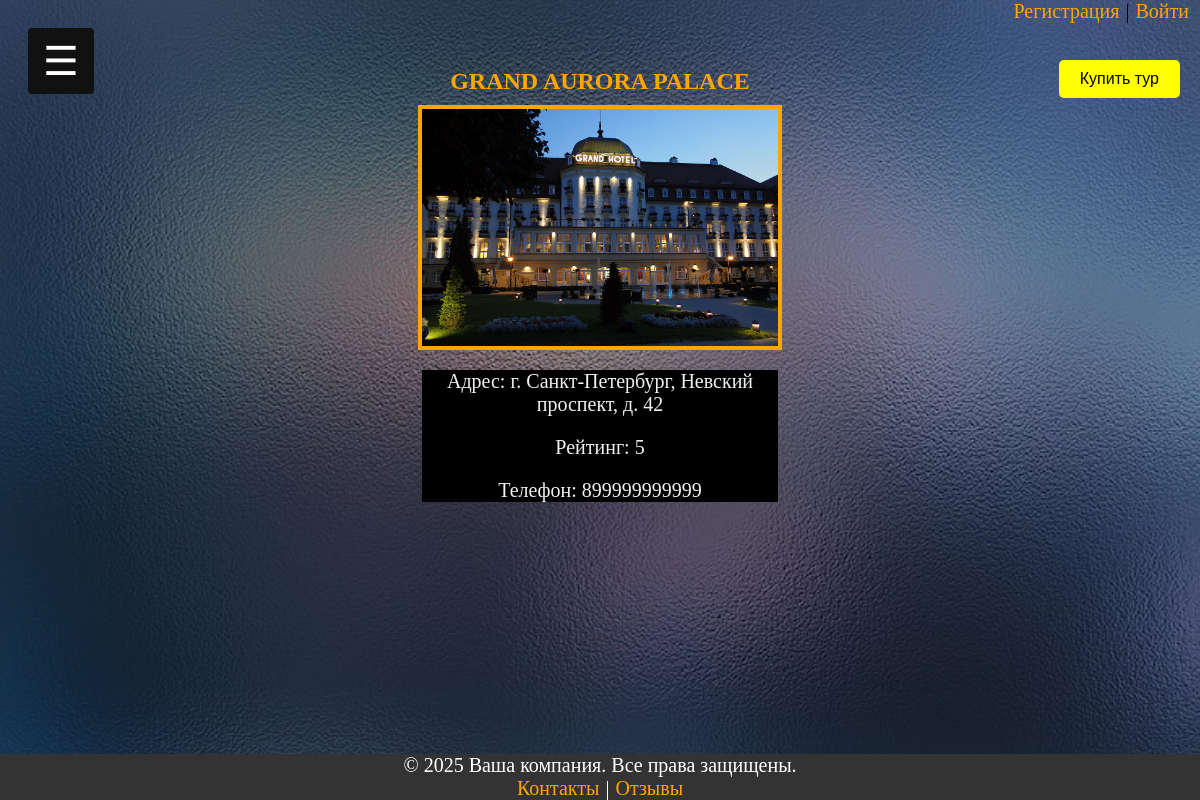
Page /hotels/1/ on the earlier database version.
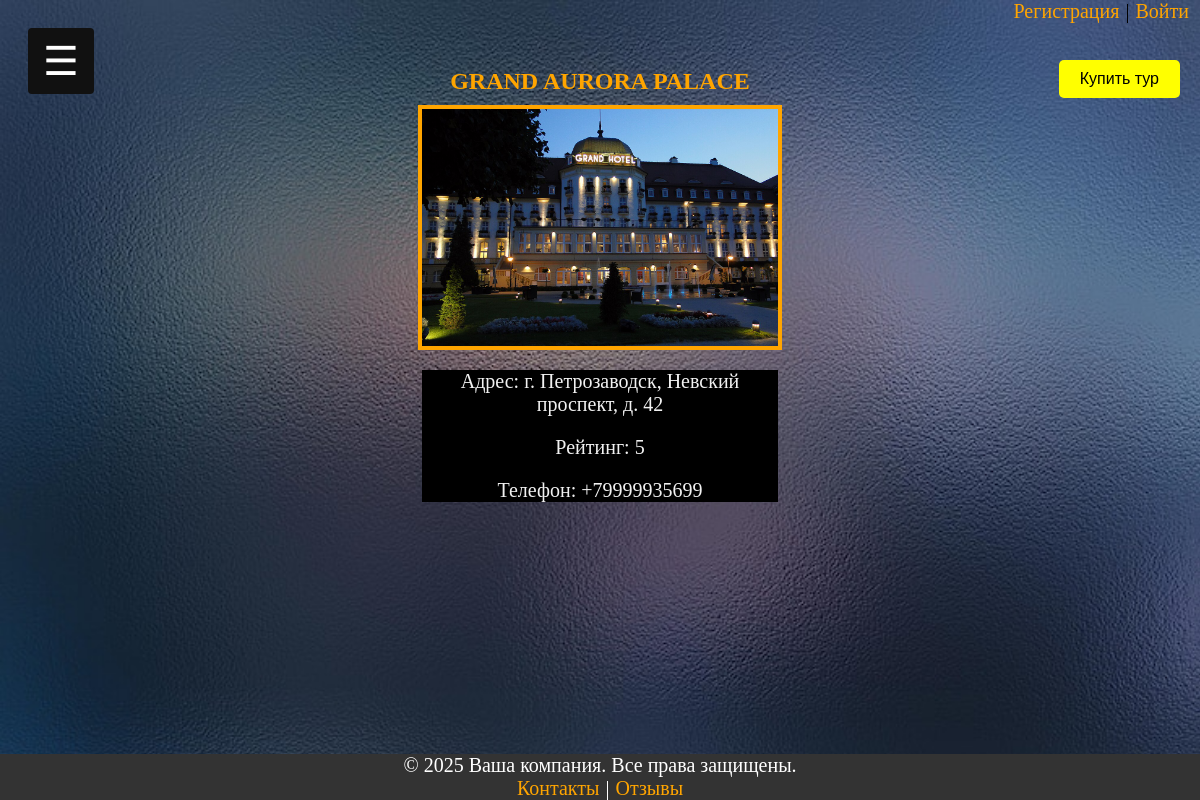
Same page on the later database version.
### turfirmaapp/models.py (models this page shows, shortened)
class Hotels(models.Model):
    hotel_name = models.CharField(max_length=100, verbose_name="Название отеля")
    address = models.CharField(max_length=255, null=True, blank=True, verbose_name="Адрес")
    rating = models.IntegerField(null=True, blank=True, verbose_name="Рейтинг")
    contact_number = models.CharField(max_length=20, null=True, blank=True, verbose_name="Контактный телефон")
    photo_hotel = models.ImageField(upload_to="photo_hotel/", verbose_name="Фотография", null=True)
    class Meta:
        verbose_name = 'отель'
        verbose_name_plural = "Отели"

### turfirmaapp/views.py (the view)
# urls.py: path('hotels/<int:hotel_id>/', show_hotel, name='hotel'),
def show_hotel(request, hotel_id):
    try:
        my_data = request.session.get('customer', None)
        data = Hotels.objects.get(id=hotel_id)
        return render(request, "show_hotel.html", {"data": data, 'customer': my_data})
    except Exception as e:
        print(e)
        return render(request, '404.html')

### turfirmaapp/templates/show_hotel.html (shortened to what this page needs)
{% extends 'base.html' %}
{% if data %}
{% block content %}
{% load static %}
    <h2 class="title_tour">{{ data.hotel_name }}</h2>
    <p><img class="photo_tour" src="{{data.photo_hotel.url}}"></p>
    <div class="show_tour">
    <p>Адрес: {{ data.address }}</p>
    <p>Рейтинг: {{ data.rating }}</p>
    <p>Телефон: {{ data.contact_number }}</p>
</div>
{% endblock %}
{% else %}
    <h2>Нет такой отеля</h2>
{% endif %}

Differences in the rows shown:
changed Hotels "GRAND AURORA PALACE": address "г. Санкт-Петербург, Невский проспект, д. 42" → "г. Петрозаводск, Невский проспект, д. 42"; contact_number "899999999999" → "+79999935699"
